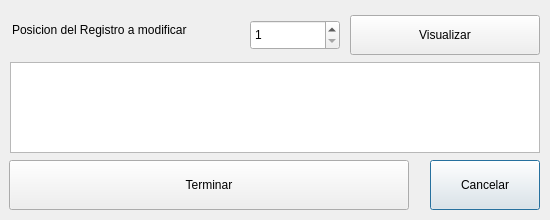
<?xml version="1.0" encoding="UTF-8"?>
<ui version="4.0">
 <class>modificarRegistro</class>
 <widget class="QDialog" name="modificarRegistro">
  <property name="geometry">
   <rect>
    <x>0</x>
    <y>0</y>
    <width>550</width>
    <height>220</height>
   </rect>
  </property>
  <property name="windowTitle">
   <string>Modificar Record</string>
  </property>
  <widget class="QPushButton" name="btn_cerrar">
   <property name="geometry">
    <rect>
     <x>430</x>
     <y>160</y>
     <width>110</width>
     <height>50</height>
    </rect>
   </property>
   <property name="text">
    <string>Cancelar</string>
   </property>
  </widget>
  <widget class="QPushButton" name="btn_modifRegistro">
   <property name="geometry">
    <rect>
     <x>9</x>
     <y>160</y>
     <width>400</width>
     <height>50</height>
    </rect>
   </property>
   <property name="text">
    <string>Terminar</string>
   </property>
  </widget>
  <widget class="QTableWidget" name="tw_registroMod">
   <property name="geometry">
    <rect>
     <x>10</x>
     <y>62</y>
     <width>530</width>
     <height>91</height>
    </rect>
   </property>
  </widget>
  <widget class="QPushButton" name="btn_visualizar">
   <property name="geometry">
    <rect>
     <x>350</x>
     <y>15</y>
     <width>190</width>
     <height>40</height>
    </rect>
   </property>
   <property name="text">
    <string>Visualizar</string>
   </property>
  </widget>
  <widget class="QLabel" name="label">
   <property name="geometry">
    <rect>
     <x>12</x>
     <y>10</y>
     <width>230</width>
     <height>40</height>
    </rect>
   </property>
   <property name="text">
    <string>Posicion del Registro a modificar</string>
   </property>
  </widget>
  <widget class="QSpinBox" name="sp_modifRecord">
   <property name="geometry">
    <rect>
     <x>250</x>
     <y>20</y>
     <width>90</width>
     <height>30</height>
    </rect>
   </property>
   <property name="minimum">
    <number>1</number>
   </property>
   <property name="maximum">
    <number>10000</number>
   </property>
   <property name="value">
    <number>1</number>
   </property>
  </widget>
 </widget>
 <resources/>
 <connections/>
</ui>
